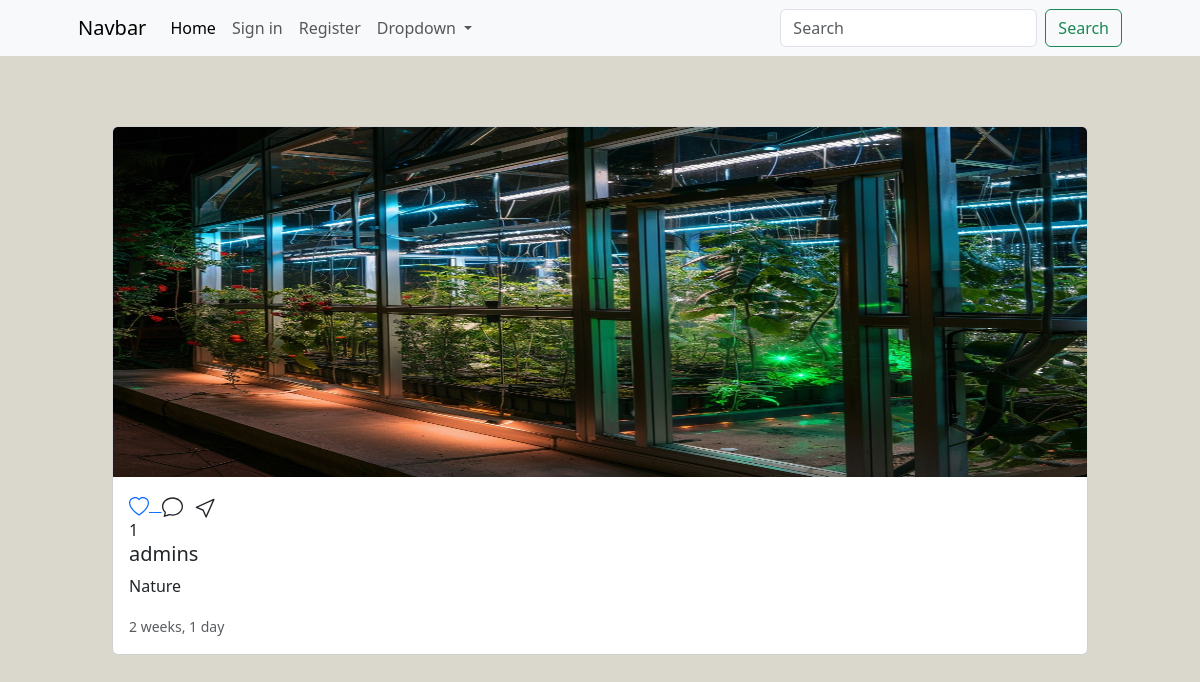
Screenshot of /post/11/ with the database file from the repository.
### main/models.py (models this page shows, shortened)
class Post(models.Model):
    user = models.ForeignKey(User,on_delete=models.CASCADE)
    image = models.ImageField(upload_to='posts/')
    caption = models.TextField(blank=True)
    create_at = models.DateTimeField(auto_now_add=True)
    likes = models.IntegerField(default=0)

### main/views.py (the view)
# urls.py: path('post/<int:post_id>/',views.post_detail,name='post_detail'),
def post_detail(request,post_id):
    post = Post.objects.get(id=post_id)
    if request.user.is_authenticated:
        liked = Like.objects.filter(user=request.user,post=post)
        context = {"post":post,'liked':liked}
        return render(request,'post.html',context)
    else:
        context = {"post":post}
        return render(request,'post.html',context)

### templates/post.html (shortened to what this page needs)
{% extends 'partial/main.html' %}
{% load static %}
{% block content %}
<div class="container">
    <div class="row">
        <div class="col-12">
            <div class="ion">
                <div class="card mb-2 col-sm-12 ">
                    <img src="{{post.image.url}}" class="card-img-top" alt="...">
                    <div class="card-body">
                        <div class="run">
                            {% if liked %}
                            <a href="{% url 'like_detail' post.id %}">
                                <svg xmlns="http://www.w3.org/2000/svg" width="20" height="20" fill="currentColor" class="bi bi-heart-fill" viewBox="0 0 16 16">
                                    <path fill-rule="evenodd" d="M8 1.314C12.438-3.248 23.534 4.735 8 15-7.534 4.736 3.562-3.248 8 1.314"/>
                                </svg> &nbsp;
                            </a>
                            {% else%}
                            <a href="{% url 'like_detail' post.id %}">
                            </a>
                            {% endif %}
                        </div>
                        {{post.likes}}
                      <h5 class="card-title">{{post.user}}</h5>
                      <p class="card-text">{{post.caption}}</p>
                      <p class="card-text"><small class="text-body-secondary">{{post.create_at|timesince}}</small></p>
                    </div>
                </div>
            </div>
        </div>
    </div>
</div>
{% endblock %}

### static/css/style.css (style rules this page uses)
.ion { margin: 40px; padding: 30px; display: flex; justify-content: center; }
.ion img { height: 350px; }
.body { background-color: #dad7cd; }

### rows the page displays
Post: image (picture), likes "1", user "admins", caption "Nature", create_at "2 weeks, 1 day"
